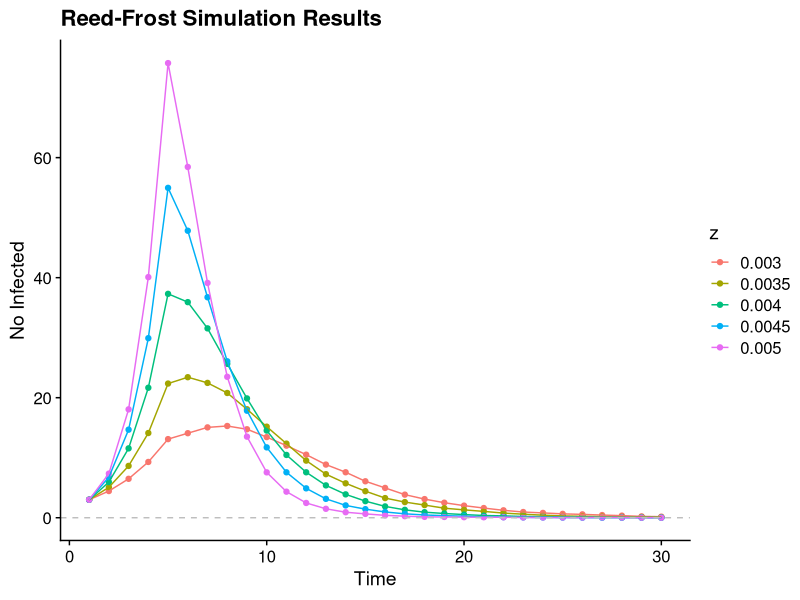
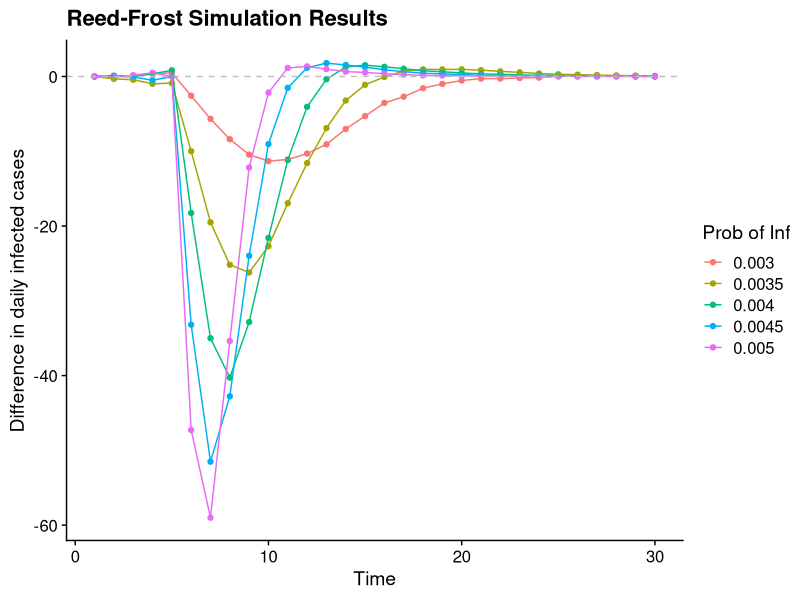
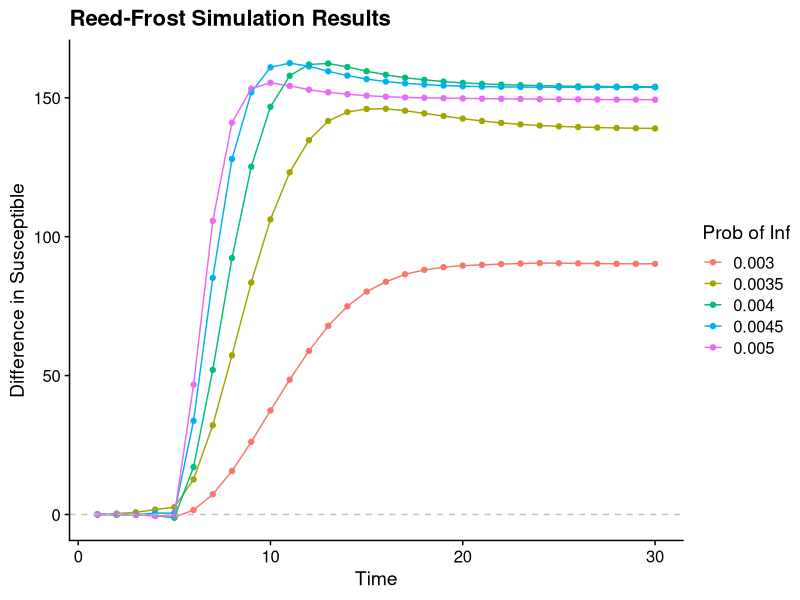
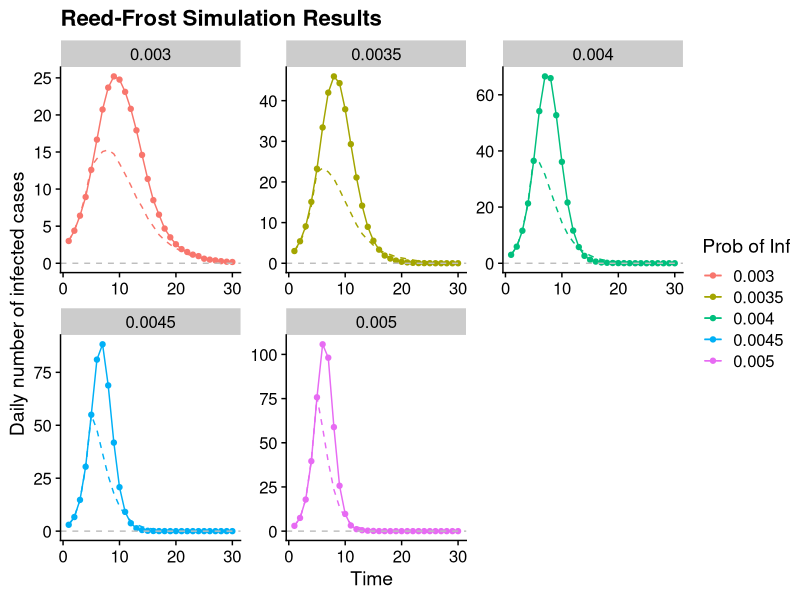

Recreate these plots in R, in order.
###############################################################################################
## Project: MS4217 Stochastic processes Labs and tutorials
## Script purpose: Simulate Reed Frost model
## Date: 30-9-2020
## Author: David JP O'Sullivan
###############################################################################################

rm(list = ls())

# we'll be making extensive use of this series of packages 
library(tidyverse)
library(cowplot)
theme_set(theme_cowplot())

set.seed(12)

# How does the model work? [https://en.wikipedia.org/wiki/Reed%E2%80%93Frost_model]

# lock down simulation ------------------------------------------------------------------------

# say we plan on implementing a lockdown at time 5 where drop by if it decreases to z = 0.0025 
# again, refactor you code to allow for this

# examine the difference in the average number of infected individuals per time under both lockdown and non-lock conditions compute appropriate numerical and graphical summary, and comment on the difference

reed_frost_realisation <- function(z = 0.003, steps = 30, sus_0 =497, inf_0 = 3, lockdown_time = Inf, z_lockdown = 0.0025){
  
  realisation_df <- tibble(time = 1:steps, sus = numeric(steps), inf = numeric(steps))
  sus <- numeric(steps) # where we going to save the number of sus people
  inf <- numeric(steps) # and infected people
  realisation_df$sus[1] <- sus_0 # initial conditions
  realisation_df$inf[1] <- inf_0
  
  for(t in 1:(steps-1)){
    if(t <= lockdown_time){ 
      ### !!!! This is where the magic happens, if we are outside of lockdown time
      realisation_df$inf[t+1] <- rbinom(1, realisation_df$sus[t],1-(1-z)^realisation_df$inf[t])
      realisation_df$sus[t+1] <- realisation_df$sus[t] - realisation_df$inf[t+1]
    }else{
      ### !!! the model works as normal, if we are inside lockdown time then the infection prob is replaced by z_lockdown
      realisation_df$inf[t+1] <- rbinom(1, realisation_df$sus[t],1-(1-z_lockdown)^realisation_df$inf[t])
      realisation_df$sus[t+1] <- realisation_df$sus[t] - realisation_df$inf[t+1]
    }
  }
  return(realisation_df)
}

#
mc_reed_frost <- function(M = 500, rf_par = list(z = 0.002, steps = 30, sus_0 =497, inf_0 = 3, z_lockdown = 0.0025)){
  
  mc_results = tibble()
  for(m in 1:M){
    realisation <- reed_frost_realisation(rf_par$z, rf_par$steps, rf_par$sus_0, rf_par$inf_0, rf_par$lockdown_time, rf_par$z_lockdown) %>% mutate(sim_no = m)
    mc_results <- bind_rows(mc_results, realisation)
  }
  
  return(mc_results) 
}



# simulate with lockdown ----------------------------------------------------------------------


rf_par <- list(z = 0.003, steps = 30, sus_0 =497, inf_0 = 3, lockdown_time = 4, z_lockdown = 0.0025)
z_vec <- seq(from = 0.003, to = 0.005, by = 0.0005)

var_z_lockdown_df <- tibble()
for(z_i in 1:length(z_vec)){
  rf_par$z <- z_vec[z_i]
  temp_df <- mc_reed_frost(M = 500, rf_par) %>% mutate(z = rf_par$z)
  
  var_z_lockdown_df <- bind_rows(var_z_lockdown_df, temp_df)
  print(z_i/length(z_vec))
}


var_z_lockdown_summ <- 
  var_z_lockdown_df %>% group_by(time, z) %>% 
  summarise(
    mean_inf = mean(inf),
    mean_sus = mean(sus),
    
    sd_inf = sd(inf),
    sd_sus = sd(sus), 
    
    l95_inf = quantile(inf, 0.025),
    u95_inf = quantile(inf, 0.975),
    
    l95_sus = quantile(sus, 0.025),
    u95_sus = quantile(sus, 0.975)
  ) %>% ungroup()

# plot the expected number infections
var_z_lockdown_summ %>% 
  ggplot(aes(x = time, y = mean_inf, color = factor(z))) + 
  geom_point() + 
  geom_line() +
  geom_hline(yintercept = 0, color = 'grey', linetype = 'dashed') + 
  ylab('No Infected') + 
  xlab('Time') + 
  labs(color = "z") + 
  ggtitle("Reed-Frost Simulation Results")


# simulate with no lockdown -------------------------------------------------------------------

# change lockdown time to Inf, ie the if statement will always be tRUE
rf_par <- list(z = 0.003, steps = 30, sus_0 =497, inf_0 = 3, lockdown_time = Inf, z_lockdown = 0.0025)
z_vec <- seq(from = 0.003, to = 0.005, by = 0.0005)

var_z_no_lockdown_df <- tibble()
for(z_i in 1:length(z_vec)){
  rf_par$z <- z_vec[z_i]
  temp_df <- mc_reed_frost(M = 500, rf_par) %>% mutate(z = rf_par$z)
  
  var_z_no_lockdown_df <- bind_rows(var_z_no_lockdown_df, temp_df)
  print(z_i/length(z_vec))
}

var_z_summ <- 
  var_z_no_lockdown_df %>% group_by(time, z) %>% 
  summarise(
    mean_inf = mean(inf),
    mean_sus = mean(sus),
    
    sd_inf = sd(inf),
    sd_sus = sd(sus), 
    
    l95_inf = quantile(inf, 0.025),
    u95_inf = quantile(inf, 0.975),
    
    l95_sus = quantile(sus, 0.025),
    u95_sus = quantile(sus, 0.975)
  ) %>% ungroup()


# add the differnece between lockdown and no lock down to the data frame
var_z_summ$inf_mean_diff = var_z_lockdown_summ$mean_inf - var_z_summ$mean_inf
var_z_summ$sus_mean_diff = var_z_lockdown_summ$mean_sus - var_z_summ$mean_sus

# what is the expected change in the number of cases? 
var_z_summ %>% 
  ggplot(aes(x = time, y = inf_mean_diff, color = factor(z))) + 
  geom_point() + 
  geom_line() +
  geom_hline(yintercept = 0, color = 'grey', linetype = 'dashed') +  
  labs(color='Prob of Inf') +
  ylab('Difference in daily infected cases') + 
  xlab('Time') + 
  ggtitle("Reed-Frost Simulation Results") 

# what is the expected change in the number of cases? 
var_z_summ %>% 
  ggplot(aes(x = time, y = sus_mean_diff, color = factor(z))) + 
  geom_point() + 
  geom_line() +
  geom_hline(yintercept = 0, color = 'grey', linetype = 'dashed') +  
  labs(color='Prob of Inf') +
  ylab('Difference in Susceptible') + 
  xlab('Time') + 
  ggtitle("Reed-Frost Simulation Results") 


ggplot(data = var_z_summ, aes(x = time, y = mean_inf, color = factor(z))) + 
  geom_point() + 
  geom_line() +
  geom_line(data = var_z_lockdown_summ, aes(x = time, y = mean_inf, color = factor(z)), linetype = 'dashed') +
  geom_hline(yintercept = 0, color = 'grey', linetype = 'dashed') +  
  facet_wrap(~z, scale = 'free') + 
  labs(color='Prob of Inf') +
  ylab('Daily number of infected cases') + 
  xlab('Time') + 
  ggtitle("Reed-Frost Simulation Results") 

